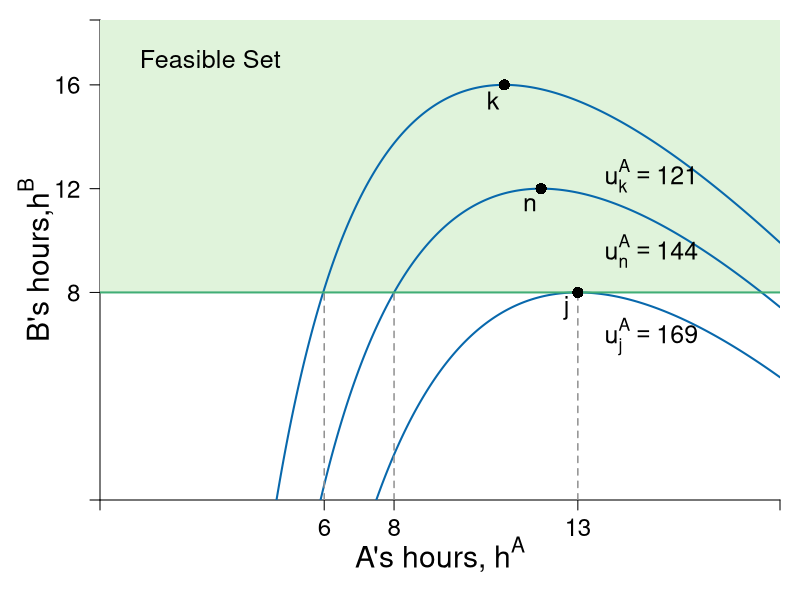

Write the R code that produced this figure.
require(shape)
pdf(file = "coordination_failures/coord_indiff_map_feasible.pdf", width = 9, height = 7)

#Set parameters for graphics
pointsize <- 1.8
axislabelsize <- 1.8
labelsize <- 1.5
namesize <- 1.8
annotatesize <- 1.5
graphlinewidth <- 2
segmentlinewidth <- 1.5

COL <- c("#7fc97f", "#beaed4", "#fdc086", "#ffff99", "#386cb0", "#f0027f", "#bf5b17", "#666666")
COLA <- c("#e0f3db", "#99d8c9","#66c2a4","#41ae76", "#238b45", "#005824")
COLB <- c("#4eb3d3", "#2b8cbe", "#0868ac","#084081")

Grays <- gray.colors(25, start = 1, end = 0)

par(mar =  c(5, 5, 1, 1))


uA <- function(ea, eb, alpha = 30, beta = 1/2) {
  (alpha - beta*(ea + eb))*ea - 0.5*(ea)^2
}

hANE <- function(alpha, beta = 1/2){
  alpha/(1 + 3*beta)
}

brfA <- function(ea, alpha = 30, beta = 1/2) {
  (alpha - ea*(1 + 2*beta))/(beta)
}


xlims <- c(0, 18.5)
ylims <- c(0, 18.5)

npts <- 501 
x <- seq(xlims[1], xlims[2], length.out = npts)
y <- seq(ylims[1], ylims[2], length.out = npts) 
a <- c(uA(11, brfA(11)), 
       uA(hANE(alpha = 30, beta = 1/2), hANE(alpha = 30, beta = 1/2)), 
       uA(13, brfA(13))
)

plot(0, 0, xlim = xlims, ylim = ylims, type = "n",
     xlab = expression(paste("")),
     ylab = expression(paste("")), 
     xaxt = "n", 
     yaxt = "n", 
     cex.lab = axislabelsize, 
     bty = "n",
     xaxs = "i", 
     yaxs = "i")

ticksy <- c(0,  brfA(13), 12,  brfA(11), ylims[2])
ylabels <- c(NA, 8, 12, 16, NA)


ticksx <- c(0, 6.1, 8, 13,  xlims[2])
xlabels <- c(NA, 6, 8, 13, NA)


axis(1, at = ticksx, pos = 0, labels = xlabels, cex.axis = labelsize - 0.05)
axis(2, at = ticksy, pos = 0, labels = ylabels, las = 1, cex.axis = labelsize - 0.05)

npts <- 500 
xx1 <- seq(xlims[1], xlims[2], length.out = npts)

#Polygon for the feasible set
xpoly1 <- c(xlims[1], xlims[2], xlims[2], xlims[1], xlims[1])
ypoly1 <- c(brfA(13), brfA(13), ylims[2], ylims[2], brfA(13))
polygon(x = xpoly1, y = ypoly1, col = COLA[1], density = NULL, border = NA)

text(3, 17, expression(paste("Feasible Set")), xpd = TRUE, cex = annotatesize) 

contour(y, x, 
        outer(x, y, uA),
        drawlabels = FALSE,
        col = COLB[3],
        lwd = graphlinewidth,
        levels = a, 
        xaxs = "i", 
        yaxs = "i", 
        add = TRUE) 

text(0.5*xlims[2], -2.1, expression(paste("A's hours, ", h^A)), xpd = TRUE, cex = axislabelsize)
text(-1.75, 9.25, expression(paste("B's hours,", h^B)), xpd = TRUE, cex = axislabelsize, srt = 90) 

#Label the iso-welfare functions for the A
text(15, 6.3, expression(paste(u[j]^A == 169)), cex = annotatesize)
text(15, 9.6, expression(paste(u[n]^A == 144)), cex = annotatesize)
text(15, 12.5, expression(paste(u[k]^A == 121)), cex = annotatesize)


segments(6.1, 0, 6.1, brfA(13), lty = 2, col = Grays[18], lwd = segmentlinewidth)

segments(8, 0, 8, brfA(13), lty = 2, col = Grays[18], lwd = segmentlinewidth)

segments(13, 0, 13, brfA(13), lty = 2, col = Grays[18], lwd = segmentlinewidth)


#Label Nash Equilibrium 
points(12, 12, pch = 16, col = "black", cex = 1.5)

text(12 - 0.3, 12 - 0.6, expression(paste("n")), cex = annotatesize)



segments(0,  brfA(13),  xlims[2],  brfA(13), lty = 1, col = COLA[4], lwd = graphlinewidth)

points(13, brfA(ea = 13), pch = 16, col = "black", cex = 1.5)
text(13 - 0.3, brfA(ea = 13) - 0.6, expression(paste("j")), cex = annotatesize)

points(11, brfA(11), pch = 16, col = "black", cex = 1.5)
text(11 - 0.3, brfA(11) - 0.6, expression(paste("k")), cex = annotatesize)


dev.off()
